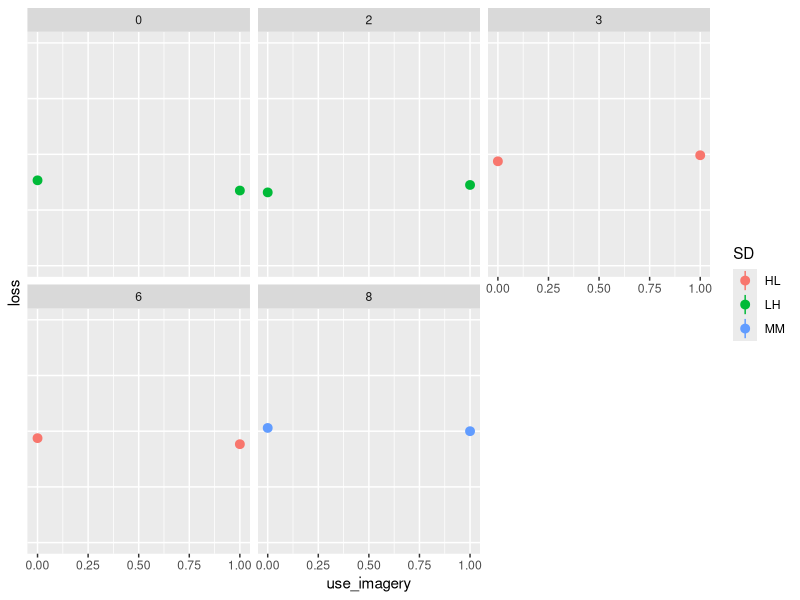
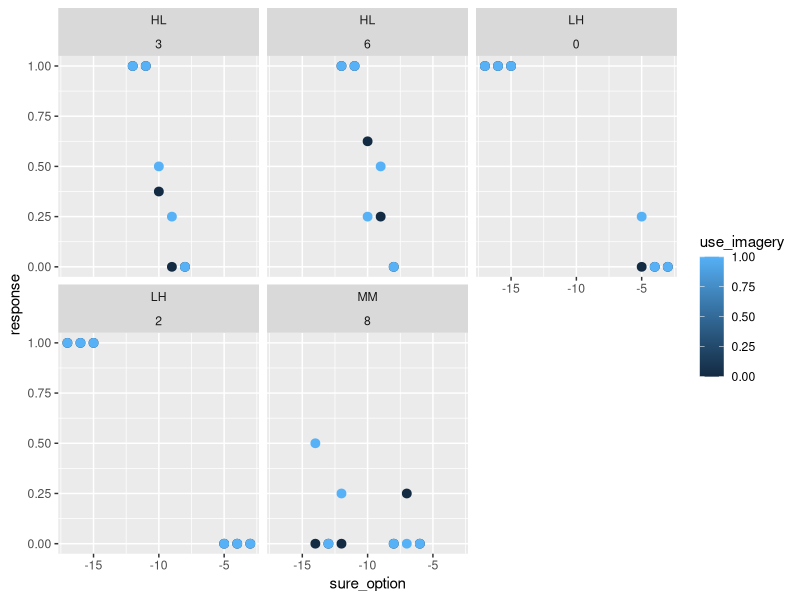
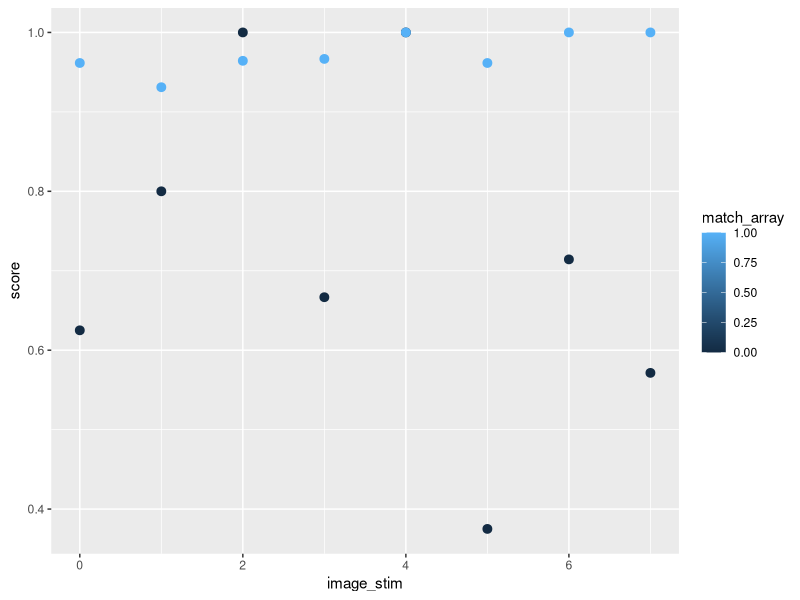

Reproduce these figures in R, in order.
#####################################
# Gambling
#####################################
library(dplyr)

df = read.csv("2023-05-10_1008_gambling_task.csv")
df_gamble = df %>% filter(!is.na(sure_option))

library(ggplot2)
ggplot(df_gamble,aes(x = use_imagery,y = loss,color = SD,group = SD))+
 stat_summary(fun = "mean")+facet_wrap(~side_1_stim)+
  coord_cartesian(ylim = c(0,-20))
  
ggplot(df_gamble,aes(x = sure_option,y = response,color = use_imagery,group = use_imagery))+
  stat_summary(fun = "mean",position = 'dodge')+facet_wrap(SD~side_1_stim)

#####################################
# Exposure
#####################################
exp_df = read.csv("2023-05-03_1006_exposure_task.csv")
exp_df = exp_df%>%
  mutate(score = ifelse((match_array==1 & response == 1)|(match_array==0 & response == 0),1,0))
library(ggplot2)
ggplot(exp_df,aes(x = image_stim,score,group = match_array,color = match_array))+
  stat_summary(fun = "mean")
